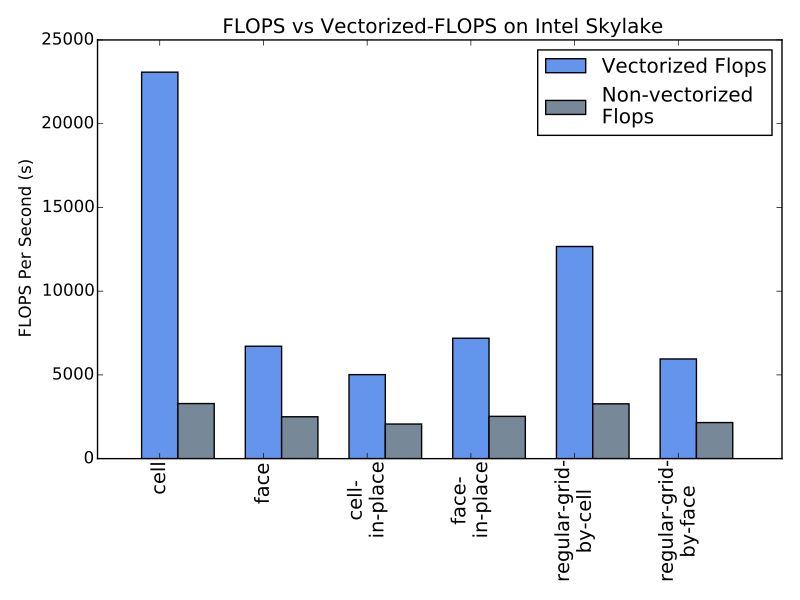

Recreate this plot in Python.
import matplotlib
import matplotlib.pyplot as plt
import numpy as np

xspace = [1, 3, 5, 7, 9, 11]
labels = ['cell', 'face', 'cell-\nin-place', 'face-\nin-place', 'regular-grid-\nby-cell', 'regular-grid-\nby-face']
vec_flops = [23077, 6711, 5014, 7189, 12668, 5951]
flops = [3289, 2501, 2067, 2525, 3272, 2152]

x = np.arange(len(labels))  # the label locations
width = 0.35  # the width of the bars

fig, ax = plt.subplots()
rects1 = ax.bar(x - width/2, vec_flops, width, label='Vectorized Flops', color='cornflowerblue')
rects2 = ax.bar(x + width/2, flops, width, label='Non-vectorized\nFlops', color='lightslategray')

# Add some text for labels, title and custom x-axis tick labels, etc.
ax.set_ylabel('FLOPS Per Second (s)')
ax.set_title('FLOPS vs Vectorized-FLOPS on Intel Skylake')
ax.set_xticks(x)
ax.set_xlim([-0.6, 6])
ax.set_xticklabels(labels, fontsize=14, rotation="vertical")
ax.legend(loc="upper right")
fig.subplots_adjust(right=2.0)

"""
def autolabel(rects):
        Attach a text label above each bar in *rects*, displaying its height.
        for rect in rects:
            height = rect.get_height()
            ax.annotate('{}'.format(height),
                        xy=(rect.get_x() + rect.get_width() / 2, height),
                        xytext=(0, 3),  # 3 points vertical offset
                        textcoords="offset points",
                        ha='center', va='bottom')


autolabel(rects1)
autolabel(rects2)
"""
fig.tight_layout()

plt.show()
